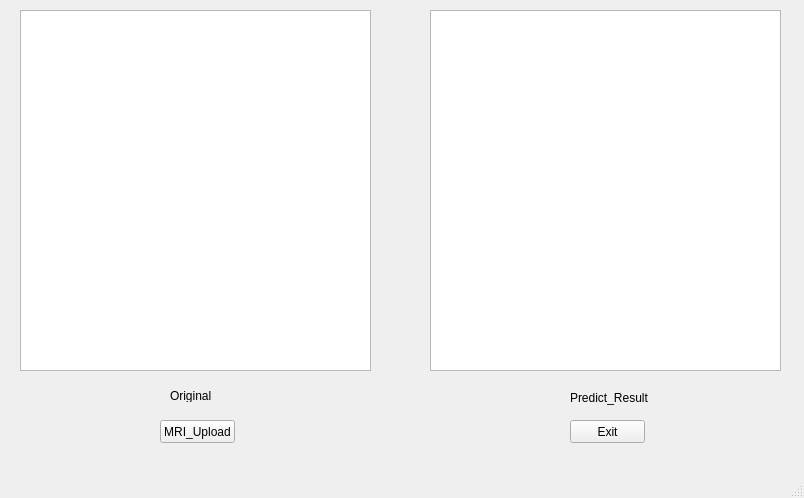
<?xml version="1.0" encoding="UTF-8"?>
<ui version="4.0">
 <class>MainWindow</class>
 <widget class="QMainWindow" name="MainWindow">
  <property name="geometry">
   <rect>
    <x>0</x>
    <y>0</y>
    <width>804</width>
    <height>498</height>
   </rect>
  </property>
  <property name="windowTitle">
   <string>MainWindow</string>
  </property>
  <widget class="QWidget" name="centralwidget">
   <widget class="QPushButton" name="pushButton">
    <property name="geometry">
     <rect>
      <x>160</x>
      <y>420</y>
      <width>75</width>
      <height>23</height>
     </rect>
    </property>
    <property name="text">
     <string>MRI_Upload</string>
    </property>
   </widget>
   <widget class="QPushButton" name="pushButton_2">
    <property name="geometry">
     <rect>
      <x>570</x>
      <y>420</y>
      <width>75</width>
      <height>23</height>
     </rect>
    </property>
    <property name="text">
     <string>Exit</string>
    </property>
   </widget>
   <widget class="QGraphicsView" name="graphicsView">
    <property name="geometry">
     <rect>
      <x>20</x>
      <y>10</y>
      <width>351</width>
      <height>361</height>
     </rect>
    </property>
   </widget>
   <widget class="QGraphicsView" name="graphicsView_2">
    <property name="geometry">
     <rect>
      <x>430</x>
      <y>10</y>
      <width>351</width>
      <height>361</height>
     </rect>
    </property>
   </widget>
   <widget class="QLabel" name="label">
    <property name="geometry">
     <rect>
      <x>170</x>
      <y>390</y>
      <width>56</width>
      <height>12</height>
     </rect>
    </property>
    <property name="text">
     <string>Original</string>
    </property>
   </widget>
   <widget class="QLabel" name="label_2">
    <property name="geometry">
     <rect>
      <x>570</x>
      <y>390</y>
      <width>81</width>
      <height>16</height>
     </rect>
    </property>
    <property name="text">
     <string>Predict_Result</string>
    </property>
   </widget>
  </widget>
  <widget class="QMenuBar" name="menubar">
   <property name="geometry">
    <rect>
     <x>0</x>
     <y>0</y>
     <width>804</width>
     <height>21</height>
    </rect>
   </property>
  </widget>
  <widget class="QStatusBar" name="statusbar"/>
 </widget>
 <resources/>
 <connections/>
</ui>
